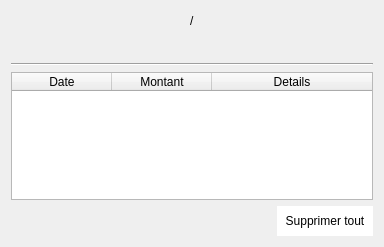
<?xml version="1.0" encoding="UTF-8"?>
<ui version="4.0">
 <class>ClientPrePayement</class>
 <widget class="QDialog" name="ClientPrePayement">
  <property name="geometry">
   <rect>
    <x>0</x>
    <y>0</y>
    <width>384</width>
    <height>247</height>
   </rect>
  </property>
  <property name="windowTitle">
   <string>Information du pré-payement</string>
  </property>
  <layout class="QVBoxLayout" name="verticalLayout">
   <item>
    <layout class="QHBoxLayout" name="horizontalLayout">
     <item>
      <spacer name="horizontalSpacer">
       <property name="orientation">
        <enum>Qt::Horizontal</enum>
       </property>
       <property name="sizeHint" stdset="0">
        <size>
         <width>40</width>
         <height>20</height>
        </size>
       </property>
      </spacer>
     </item>
     <item>
      <widget class="QLabel" name="nom">
       <property name="styleSheet">
        <string notr="true">font-weight:bold;</string>
       </property>
       <property name="text">
        <string/>
       </property>
      </widget>
     </item>
     <item>
      <widget class="QLabel" name="label">
       <property name="text">
        <string>/</string>
       </property>
      </widget>
     </item>
     <item>
      <widget class="QLabel" name="contact">
       <property name="styleSheet">
        <string notr="true">font-weight:bold;</string>
       </property>
       <property name="text">
        <string/>
       </property>
      </widget>
     </item>
     <item>
      <spacer name="horizontalSpacer_2">
       <property name="orientation">
        <enum>Qt::Horizontal</enum>
       </property>
       <property name="sizeHint" stdset="0">
        <size>
         <width>40</width>
         <height>20</height>
        </size>
       </property>
      </spacer>
     </item>
    </layout>
   </item>
   <item>
    <layout class="QHBoxLayout" name="horizontalLayout_3">
     <item>
      <spacer name="horizontalSpacer_5">
       <property name="orientation">
        <enum>Qt::Horizontal</enum>
       </property>
       <property name="sizeHint" stdset="0">
        <size>
         <width>40</width>
         <height>20</height>
        </size>
       </property>
      </spacer>
     </item>
     <item>
      <widget class="QLabel" name="montant">
       <property name="styleSheet">
        <string notr="true">font-weight:bold;</string>
       </property>
       <property name="text">
        <string/>
       </property>
      </widget>
     </item>
     <item>
      <spacer name="horizontalSpacer_6">
       <property name="orientation">
        <enum>Qt::Horizontal</enum>
       </property>
       <property name="sizeHint" stdset="0">
        <size>
         <width>40</width>
         <height>20</height>
        </size>
       </property>
      </spacer>
     </item>
    </layout>
   </item>
   <item>
    <widget class="Line" name="line">
     <property name="orientation">
      <enum>Qt::Horizontal</enum>
     </property>
    </widget>
   </item>
   <item>
    <widget class="QTableWidget" name="table">
     <property name="alternatingRowColors">
      <bool>true</bool>
     </property>
     <property name="gridStyle">
      <enum>Qt::DashDotDotLine</enum>
     </property>
     <attribute name="horizontalHeaderStretchLastSection">
      <bool>true</bool>
     </attribute>
     <column>
      <property name="text">
       <string>Date</string>
      </property>
     </column>
     <column>
      <property name="text">
       <string>Montant</string>
      </property>
     </column>
     <column>
      <property name="text">
       <string>Details</string>
      </property>
     </column>
    </widget>
   </item>
   <item>
    <layout class="QHBoxLayout" name="horizontalLayout_2">
     <item>
      <spacer name="horizontalSpacer_3">
       <property name="orientation">
        <enum>Qt::Horizontal</enum>
       </property>
       <property name="sizeHint" stdset="0">
        <size>
         <width>40</width>
         <height>20</height>
        </size>
       </property>
      </spacer>
     </item>
     <item>
      <widget class="QPushButton" name="pushButton">
       <property name="styleSheet">
        <string notr="true">background-color:white;
padding:8px;
border:none;</string>
       </property>
       <property name="text">
        <string>Supprimer tout</string>
       </property>
      </widget>
     </item>
    </layout>
   </item>
  </layout>
 </widget>
 <resources/>
 <connections/>
</ui>
